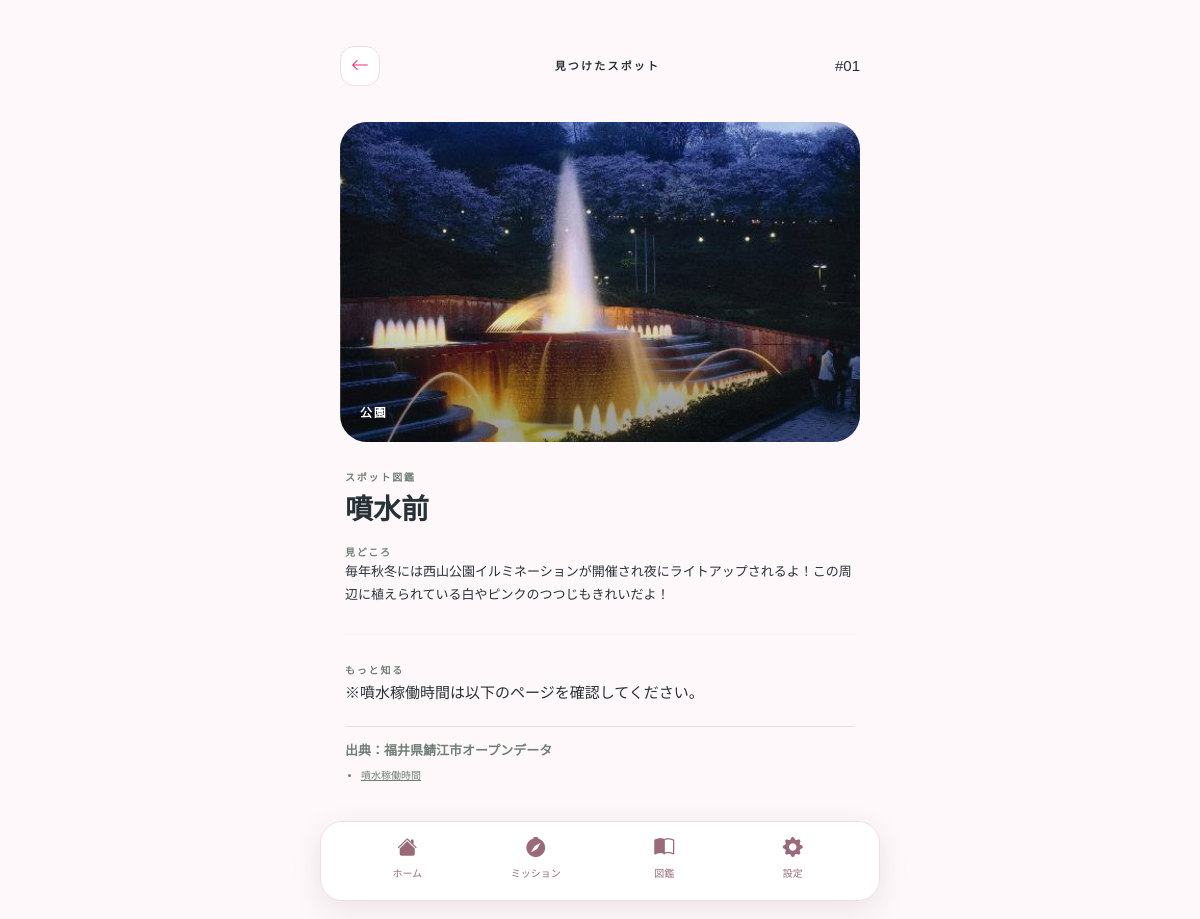
The app's page /spot/1 (signed in) with its own data.
### models.py (models this page shows)
class Spot(db.Model):
    id = db.Column(db.Integer, primary_key=True)
    name = db.Column(db.String(120), nullable=False)
    lat = db.Column(db.Float, nullable=False)
    lng = db.Column(db.Float, nullable=False)
    hint = db.Column(db.Text, nullable=False)
    fact = db.Column(db.Text, nullable=False)
    category = db.Column(db.String(40), nullable=False)
    audio = db.Column(db.String(120), nullable=True)
    image = db.Column(db.String(120), nullable=True)
    difficulty = db.Column(db.Integer, nullable=False, default=1)
    discovery = db.relationship("Discovery", back_populates="spot", cascade="all, delete-orphan")

### routes/main.py (the view)
@main_bp.get("/spot/<int:spot_id>")
@login_required
def spot_detail(spot_id):
    spot = Spot.query.get_or_404(spot_id)
    if spot_id not in discovered_ids():
        abort(403)
    return render_template("spot_detail.html", spot=spot)

### routes/main.py (called while the page is built)
def discovered_ids():
    user_id = session.get("user_id")
    if user_id is None:
        return set()
    return {item.spot_id for item in Discovery.query.filter_by(user_id=user_id).all()}

def login_required(view):
    @wraps(view)
    def wrapped(*args, **kwargs):
        if not session.get("user_id"):
            return redirect(url_for("main.login", next=request.path))
        return view(*args, **kwargs)
    return wrapped

### templates/spot_detail.html (shortened to what this page needs)
{% extends 'base.html' %}
{% block content %}
<header class="topbar">
  <a class="icon-button" href="{{ url_for('main.collection') }}" aria-label="戻る"><i class="bi bi-arrow-left"></i></a>
  <span class="topbar-label">見つけたスポット</span>
  <span class="spot-number">#{{ '%02d'|format(spot.id) }}</span>
</header>
<section class="detail-photo" style="background-image: url('{{ url_for('static', filename='img/' ~ spot.image) }}')"><span>{{ spot.category }}</span></section>
<section class="detail-copy">
  <p class="eyebrow">スポット図鑑</p>
  <h1>{{ spot.name }}</h1>
  <p class="eyebrow">見どころ</p>
  <p>{{ spot.hint }}</p>
  <hr {% if spot.id == 2 %}style="margin-bottom:8px"{% endif %}>
  <p class="eyebrow">もっと知る</p>
  <p class="lead">{{ spot.fact }}</p>
  {% if spot.id in [1, 2, 3, 4] %}{% include 'partials/open_data_credit.html' %}{% endif %}
</section>
{% endblock %}

### static/app.css (style rules this page uses)
:root { --primary:#EC407A;--primary-dark:#C2185B;--secondary:#F8BBD0;--accent:#E67E22;--green:#43A047;--panda:#E67E22;--sky:#64B5F6;--bg:#FFF8FA;--text:#263238;--muted:#708078;--line:#F1DCE3;--glass:rgba(255,255,255,.78) }
* { box-sizing:border-box }
body { margin:0;background:var(--bg);color:var(--text);font-family:'Noto Sans JP',sans-serif;font-size:15px }
a { text-decoration:none;color:inherit }
.eyebrow { font-size:10px;letter-spacing:.18em;font-weight:900;color:var(--muted);margin:0 }
.topbar { display:flex;align-items:center;justify-content:space-between;min-height:52px;margin-bottom:30px }
.topbar-label { font-size:11px;letter-spacing:.2em;font-weight:900 }
.icon-button { width:40px;height:40px;border:1px solid var(--line);background:#fff;border-radius:14px;display:grid;place-items:center;color:var(--primary);font-size:18px }
.detail-copy { padding:28px 5px }
.detail-copy h1 { font-size:28px;font-weight:900;margin:8px 0 18px }
.detail-copy .lead { font-size:15px;line-height:2;font-weight:500 }
.detail-copy hr { border:0;border-top:1px solid var(--line);margin:28px 0 }
.detail-copy p:not(.eyebrow):not(.lead) { font-size:13px;line-height:1.8 }

### static/brand.css (style rules this page uses)
:root { --primary:#EC407A;--primary-dark:#C2185B;--secondary:#F8BBD0;--accent:#E67E22;--green:#43A047;--panda:#E67E22;--sky:#64B5F6;--bg:#FFF8FA;--text:#263238;--muted:#708078;--line:#F1DCE3;--glass:rgba(255,255,255,.78);--azalea:#EC407A;--background:#FFF8FA }
.detail-photo { min-height:320px;height:320px;border-radius:27px;background-position:center;background-size:cover;display:flex;align-items:end;padding:20px;color:#fff;box-shadow:inset 0 -90px 70px rgba(0,0,0,.35) }
.detail-photo span { font-size:12px;letter-spacing:.15em;font-weight:900 }

### records on screen
Spot: id "01", image (picture), category "公園", name "噴水前", hint "毎年秋冬には西山公園イルミネーションが開催され夜にライトアップされるよ！この周辺に植えられている白やピンクのつつじもきれいだよ！", fact "※噴水稼働時間は以下のページを確認してください。"
